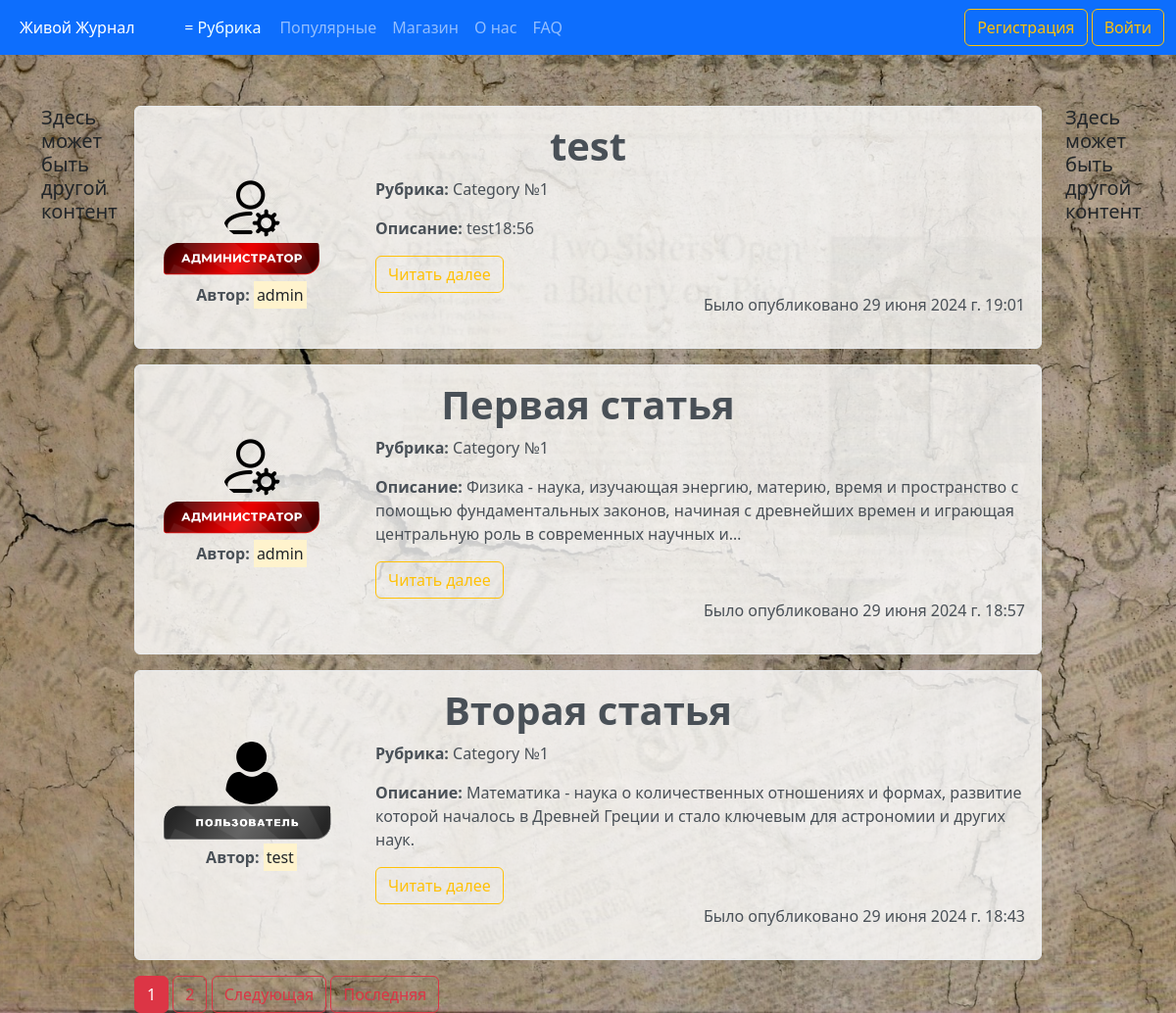
Before: / with the older database file.
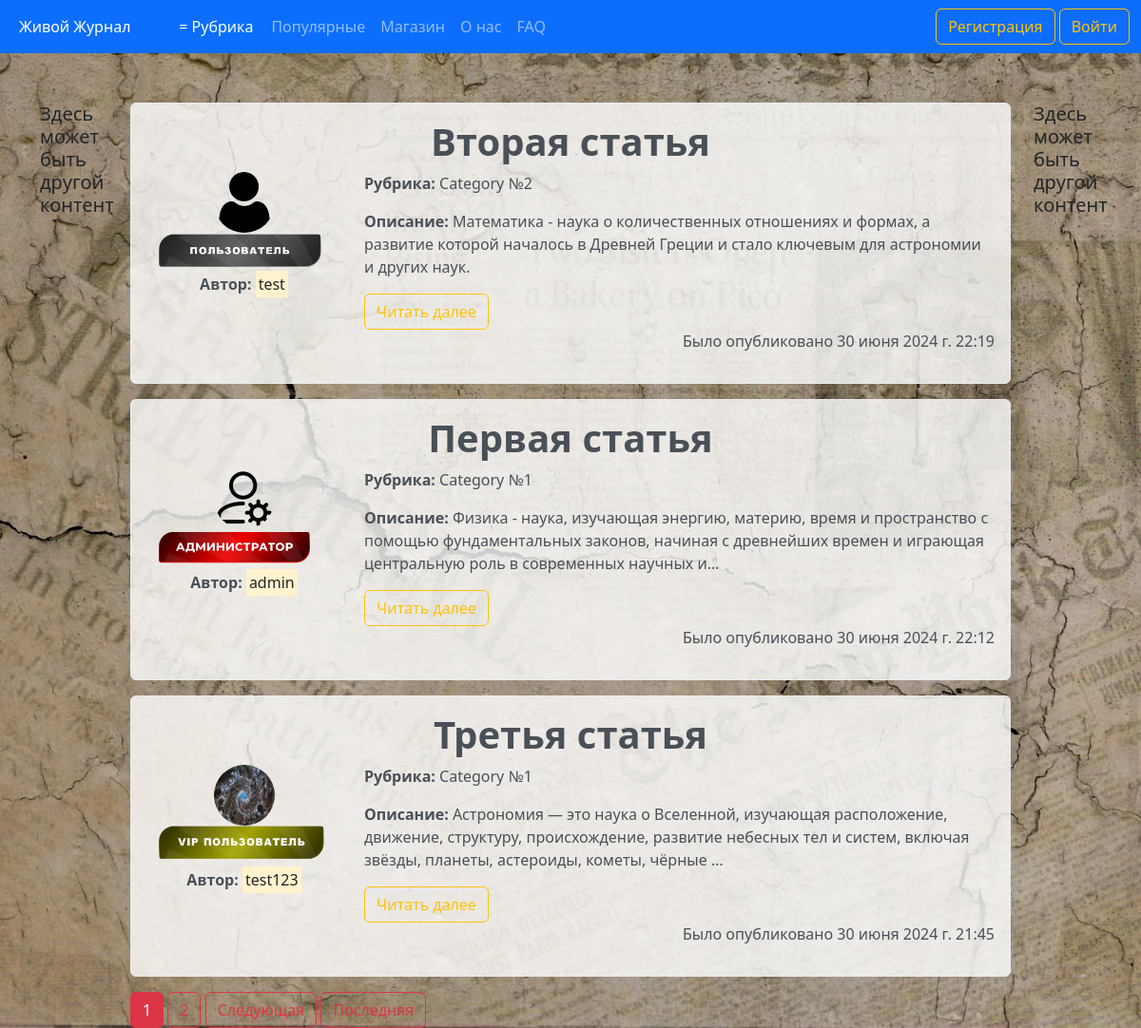
After: the same page with the newer database file.
### journal/models.py (models this page shows, shortened)
class Article(models.Model):
    CATEGORY_CHOICES = [
        ('Category №1', 'Рубрика №1'),
        ('Category №2', 'Рубрика №2'),
        ('Category №3', 'Рубрика №3'),
        ('Category №4', 'Рубрика №4'),
        ('Category №5', 'Рубрика №5'),
    ]
    title = models.CharField('Название', max_length=100)
    description = models.TextField('Описание')
    text = models.TextField('Основной текст')
    category = models.CharField(max_length=50, verbose_name='Рубрика', choices=CATEGORY_CHOICES, default='Рубрика №1')
    author = models.ForeignKey(User, verbose_name='Автор', on_delete=models.CASCADE)
    publication = models.BooleanField('Статус публикации', default=False)
    date = models.DateTimeField('Дата', default=timezone.now)
    likes = models.IntegerField('Количество лайков', default=0)
    class Meta:
        verbose_name = 'Статью'
        verbose_name_plural = 'Статьи'

### users/models.py (models this page shows, shortened)
class Profile(models.Model):
    STATUS_CHOICES = {
        ('User', 'Пользователь'),
        ('User VIP', 'VIP пользователь'),
        ('Admin', 'Администратор'),
    }
    user = models.OneToOneField(User, verbose_name='Имя пользователя', on_delete=models.CASCADE)
    img = models.ImageField('Фото пользователя', default='default_user.png', upload_to='user_images')
    status = models.CharField(max_length=20, verbose_name='Статус пользователя', choices=STATUS_CHOICES, default='User')
    vip_status_expiry = models.DateTimeField(verbose_name='Окончание VIP статуса', null=True, blank=True)
    class Meta:
        verbose_name = 'Профаил'
        verbose_name_plural = 'Профайлы'

### journal/views.py (the view)
# urls.py: path('', views.HomeView.as_view(), name='home'),
class HomeView(ListView):
    model = Article
    template_name = 'journal/home.html'
    context_object_name = 'Article'
    paginate_by = 3
    def get_queryset(self):
        return Article.objects.filter(publication=True).order_by('-date')

### journal/templates/journal/home.html (shortened to what this page needs)
{% extends 'journal/base.html' %}
{% block home_active %}
  active
{% endblock %}
{% block content %}
    <div class="container mt-5">
      <div class="row">
        <div class="col-md-1 sidebar">
          <h5>Здесь может быть другой контент</h5>
        </div>
        <div class="col-md-10">
          {% for article in Article %}
          <div class="alert alert-light">
            <div class="row">
                <h1 style="text-align: center;"><strong>{{ article.title}}</strong></h1>
              <div class="col-md-3">
                <a href="{% url 'profile' %}" class="no-underline">
                  <div class="profile-container">
                    <img src="{{ article.author.profile.img.url }}" alt="{{ article.author }}" class="user_images">
                    {% if article.author.profile.status == 'User' %}
                    <img src="pictures/main_page/user_label.png" alt="Badge" width="180">
                    {% elif article.author.profile.status == 'Admin' %}
                    <img src="pictures/main_page/admin_label.png" alt="Badge" width="180">
                    {% else %}
                    <img src="pictures/main_page/user_vip_label.png" alt="Badge" width="180">
                    {% endif %}
                    <p><b>Автор:</b> <mark>{{ article.author.username }}</mark></p>
                  </div>
                </a>
              </div>
              <div class="col-md-9">
                <p><b>Рубрика:</b> {{ article.category }}</p>
                <p><b>Описание: </b>{{ article.description|striptags|truncatechars:180}}</p>
                  <a class="btn btn-outline-warning" href="{%  url 'articles-detail' article.id %}">Читать далее</a>
                <p class="right-align">Было опубликовано {{ article.date }}</p>
              </div>
            </div>
          </div>
          {% endfor %}
          {% if is_paginated %}
              {% for num in page_obj.paginator.page_range %}
                {% if num == page_obj.number %}
                  <button class ="btn btn-danger">{{ num }}</button>
                  {% elif num > page_obj.number|add:'-2' and num < page_obj.number|add:'2' %}
                    <a href="?page={{ num }}" class="btn btn-outline-danger">{{ num }}</a>
                {% endif %}
              {% endfor %}
              {% if page_obj.has_next %}
                  <a href="?page={{ page_obj.next_page_number }}" class="btn btn-outline-danger">Следующая</a>
                  <a href="?page={{ page_obj.paginator.num_pages }}" class="btn btn-outline-danger">Последняя</a>
              {% endif %}
          {% endif %}
        </div>
        <div class="col-md-1 sidebar">
          <h5>Здесь может быть другой контент</h5>
        </div>
      </div>
    </div>
{% endblock %}

### journal/templates/journal/base.html (shortened to what this page needs)
{% load static %}
<!DOCTYPE html>
<html lang="ru">
<head>
    <link rel="stylesheet" href="https://cdn.jsdelivr.net/npm/bootstrap@5.3.2/dist/css/bootstrap.min.css">
    <link rel="stylesheet" href="{% static 'journal/main.css' %}">
</head>
<body background='/pictures/background.jpg' alt="">
<nav class="navbar navbar-expand-lg navbar-dark bg-primary fixed-top navbar">
  <div class="container-fluid">
    <div class="collapse navbar-collapse" id="navbarSupportedContent">
      <ul class="navbar-nav me-auto mb-2 mb-lg-0 purple ">
        <li class="nav-item">
          <a class="nav-link {% block home_active %}{% endblock %}" aria-current="page" href="{% url 'home' %}">Живой Журнал</a>
        </li>
          <ul class="menu">
             <li><a href="#">=  Рубрика</a>
      </li>
  </ul>
        <li class="nav-item">
          <a class="nav-link {% block popular_active %}{% endblock %}" href="{% url 'popular' %}">Популярные</a>
        </li>
        <li class="nav-item">
          <a class="nav-link {% block shop_active %}{% endblock %}" href="{% url 'shop' %}">Магазин</a>
        </li>
        <li class="nav-item">
          <a class="nav-link {% block about_us_active %}{% endblock %}" href="{% url 'about-us' %}">О нас</a>
        </li>
        <li class="nav-item">
          <a class="nav-link {% block guide_active %}{% endblock %}" href="{% url 'guide' %}">FAQ</a>
        </li>
      </ul>
      <ul class="navbar-nav">
        <li class="nav-item">
          {% if not user.is_authenticated %}
              <a href="{% url 'reg' %}">
                 <button class="btn btn-outline-warning">Регистрация</button>
              </a>
              <a href="{% url 'user' %}">
                 <button class="btn btn-outline-warning">Войти</button>
              </a>
          {% endif %}
        </li>
      </ul>
    </div>
  </div>
</nav>
{% block content %}{% endblock %}
</body>
</html>

### journal/static/journal/main.css (style rules this page uses)
.user_images { width: 64px; height: 64px; border-radius: 50%; margin-right: 15px; }
body { background-repeat: no-repeat; background-size: cover; background-attachment: fixed; background-position: center; padding-top: 60px; }
.alert-light { background-color: rgba(255, 255, 255, 0.8); }
.profile-container { text-align: center; }
.user_images { display: block; margin: 0 auto; }
.right-align { text-align: right; }
.no-underline { text-decoration: none; color: inherit; }
.menu { display: flex; }
.menu li { width: 100px; list-style: none; background: #0D6EFD; position: relative; }
.menu a { color: #F0FFFF; text-decoration: none; display: block; text-align: center; padding: 0 10px; height: 40px; line-height: 40px; transition: all .5s; }

Changed rows visible on the page:
no longer on this page (row edited): Article: title "test", author.profile.img (picture), author.username "admin", category "Category №1", description "test18:56", date "29 июня 2024 г. 19:01"
changed Article "Вторая статья": category "Category №1" → "Category №2"; description "Математика - наука о количественных отношениях и формах, развитие которой началось в Древней Греции и стало ключевым для астрономии и других наук." → "Математика - наука о количественных отношениях и формах, а развитие которой началось в Древней Греции и стало ключевым для астрономии и других наук."; date "29 июня 2024 г. 18:43" → "30 июня 2024 г. 22:19"; moves up the list
changed Article "Первая статья": date "29 июня 2024 г. 18:57" → "30 июня 2024 г. 22:12"
now on this page (row edited): Article: title "Третья статья", author.profile.img (picture), author.username "test123", category "Category №1", description "Астрономия — это наука о Вселенной, изучающая расположение, движение, структуру, происхождение, развитие небесных тел и систем, включая звёзды, планеты, астероиды, кометы, чёрные …", date "30 июня 2024 г. 21:45"
